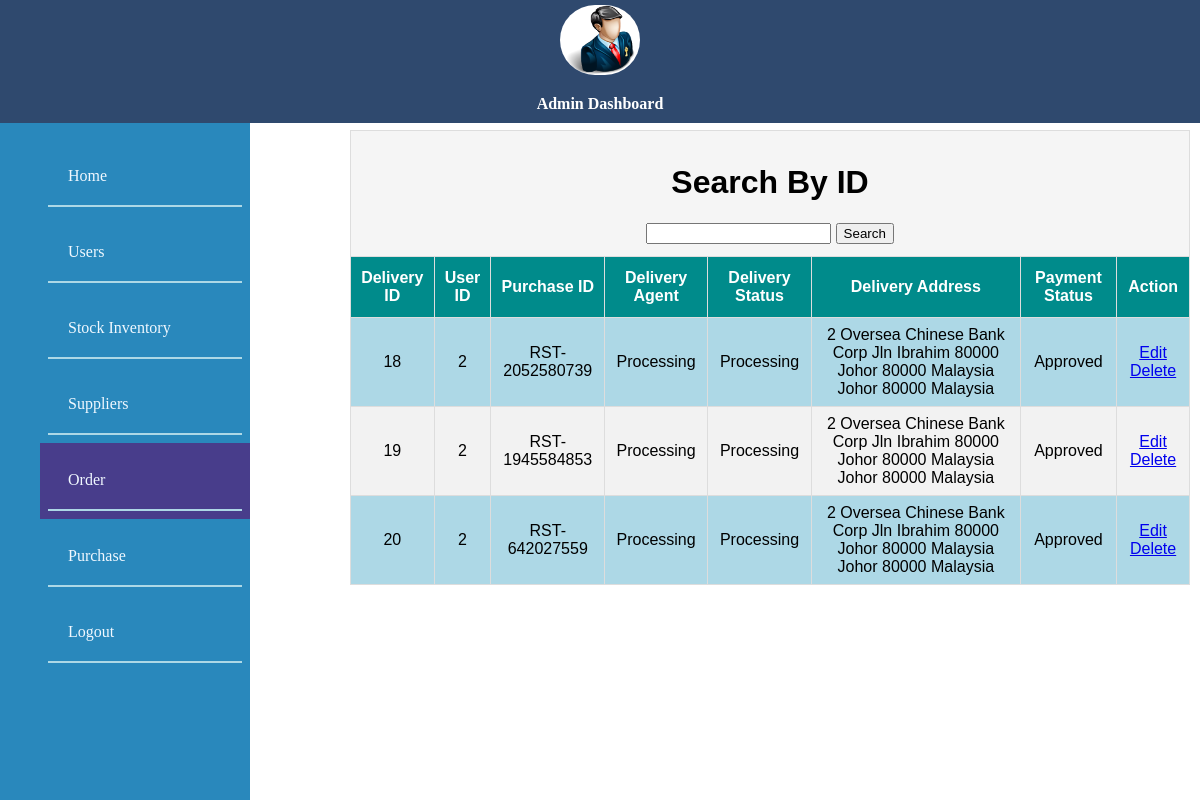
Screenshot of /order.php (signed in) with the database file from the repository.
### tables this page shows
CREATE TABLE `delivery` (
  `delivery_id` int(11) NOT NULL,
  `id` int(11) NOT NULL,
  `purchase_id` varchar(100) NOT NULL,
  `delivery_agent` varchar(100) NOT NULL,
  `delivery_status` varchar(100) NOT NULL,
  `address` varchar(100) NOT NULL,
  `payment_status` varchar(100) NOT NULL
);

### order.php (the view, shortened to what this page needs)
<?php include('server.php') ?>
<!DOCTYPE html>
<html>
<head>
	<link rel="stylesheet" type="text/css" href="asset/css/style.css?<?php echo date('l jS \of F Y h:i:s A'); ?>">
	</head>
<body>
<div id="header">
	<center><img src="asset/img/admin.png" alt = "admin" id="adminlogo" width="80px" height="70px"><br> <p style="font-family:verdana;  font-weight: bolder;color: white;">Admin Dashboard</p></center>
	</div>
<div class="sidebar">
	<ul style="color: whitesmoke;">
		<a href="admin.php" style="text-decoration: none; color: aliceblue;"><li>Home</li></a>
		<a href="users.php" style="text-decoration: none; color: aliceblue;"><li>Users</li></a>
		<a href="inventory.php" style="text-decoration: none; color: aliceblue;"><li>Stock Inventory</li></a>
		<a href="suppliers.php" style="text-decoration: none; color: aliceblue;"><li>Suppliers</li></a>
		<a class="active" href="order.php" style="text-decoration: none; color: aliceblue;"><li>Order</li></a>
		<a href="purchase.php" style="text-decoration: none; color: aliceblue;"><li>Purchase</li></a>
		<a onclick="if (!confirm('Are you sure you want to logout?')) return false;" href="admin.php?logout='1'" style="text-decoration: none; color: aliceblue;"><li>Logout</li></a>
	</ul>
	</div>
	<div>
<table style="margin-top: 130px;" id="user">
	<tr>
		<th style="background-color: whitesmoke; color:black;" colspan="9">
	<h1>Search By ID</h1>
<form action="" method="POST">
<input type="text" name="delivery_id">
<input type="submit" name="search" value="Search">
</form>
		</th>
	</tr>
<tr>
<th>Delivery ID</th>
<th>User ID</th>
<th>Purchase ID</th>
<th>Delivery Agent</th>
<th>Delivery Status</th>
<th>Delivery Address</th>
<th>Payment Status</th>
<th>Action</th>
</tr>
<?php
$sql = 'SELECT * from delivery';
$result = mysqli_query($db, $sql);
if (mysqli_num_rows($result) > 0) {
while($row = mysqli_fetch_assoc($result)) { ?>
<td>
<?php echo $row['delivery_id']; ?>
</td>
<td>
<?php echo $row['id']; ?>
</td>
<td>
<?php echo $row['purchase_id']; ?>
</td>
<td>
<?php echo $row['delivery_agent']; ?>
</td>
<td>
<?php echo $row['delivery_status']; ?>
</td>
<td>
<?php echo $row['address']; ?>
</td>
<td>
<?php echo $row['payment_status']; ?>
</td>
<td>
	<a href="editOrder.php?delivery_id=<?php echo $row['delivery_id']; ?>">Edit</a>
	<a onclick="if (!confirm('Are you sure you want to delete this Order?')) return false;" href="deleteOrder.php?delivery_id=<?php echo $row['delivery_id']; ?>">Delete</a>
</td>
<?php
}
} else {
echo "<tr>
<td style='padding: 50px; font-size: 30px;' colspan='8'>
Currently there is No Order Available Yet.
</td>
</tr>";
}
?>
</table>
	</body>
</html>

### asset/css/style.css (style rules this page uses)
body { margin: 0px; border:0px; }
img { margin-top: 5px; }
h2,h1 { text-align: center; }
#header { width: 100%; overflow: hidden; height: 123px; background: #2f496e; color: black; position: fixed; top: 0; }
.sidebar { margin: 0; padding: 0; width: 250px; background: #2988bc; position: fixed; height: 100%; overflow: auto; top: 123px; }
.sidebar a { display: block; color: black; padding: 8px; text-decoration: none; }
.sidebar a.active { background-color: darkslateblue; color: white; }
#adminlogo { background: white; border-radius: 50px; }
ul li { padding: 20px; border-bottom: 2px solid lightblue; list-style-type: none; }
table { font-family: Arial, Helvetica, sans-serif; border-collapse: collapse; width: 70%; text-align: center; margin-top: 20px; margin-left:350px; background-color: lightblue; margin-bottom: 50px; }
table td,th { border: 1px solid #ddd; padding: 8px; }
table tr:nth-child(even) { background-color: #f2f2f2; }
table th { padding-top: 12px; padding-bottom: 12px; text-align: center; background-color:darkcyan; color: white; }

### rows the page displays
delivery: delivery_id "18", id "2", purchase "RST-2052580739", delivery_agent "Processing", delivery_status "Processing", address "2 Oversea Chinese Bank Corp Jln Ibrahim 80000 Johor 80000 Malaysia Johor 80000 Malaysia", payment_status "Approved"
delivery: delivery_id "19", id "2", purchase "RST-1945584853", delivery_agent "Processing", delivery_status "Processing", address "2 Oversea Chinese Bank Corp Jln Ibrahim 80000 Johor 80000 Malaysia Johor 80000 Malaysia", payment_status "Approved"
delivery: delivery_id "20", id "2", purchase "RST-642027559", delivery_agent "Processing", delivery_status "Processing", address "2 Oversea Chinese Bank Corp Jln Ibrahim 80000 Johor 80000 Malaysia Johor 80000 Malaysia", payment_status "Approved"
